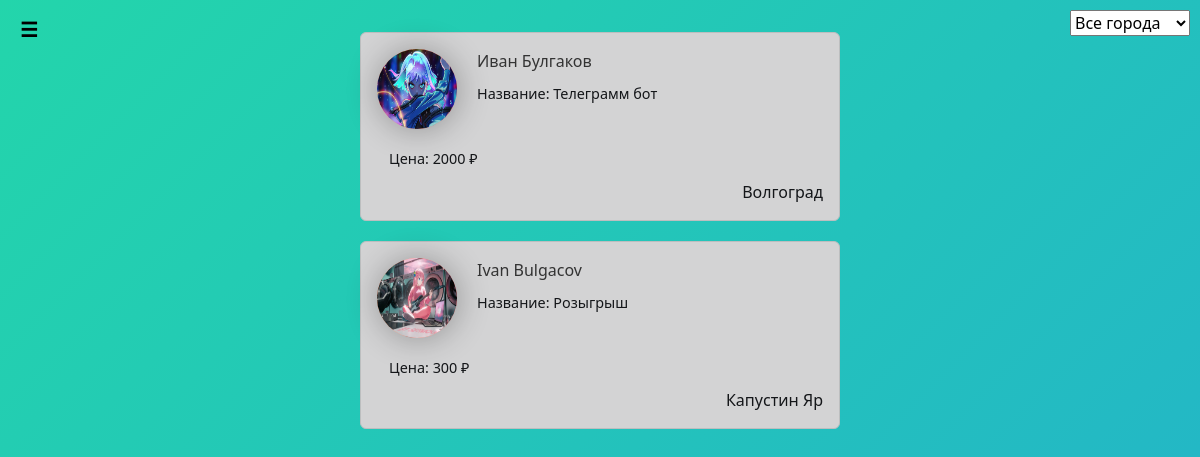
The page /tasks/ on the database as committed earlier.
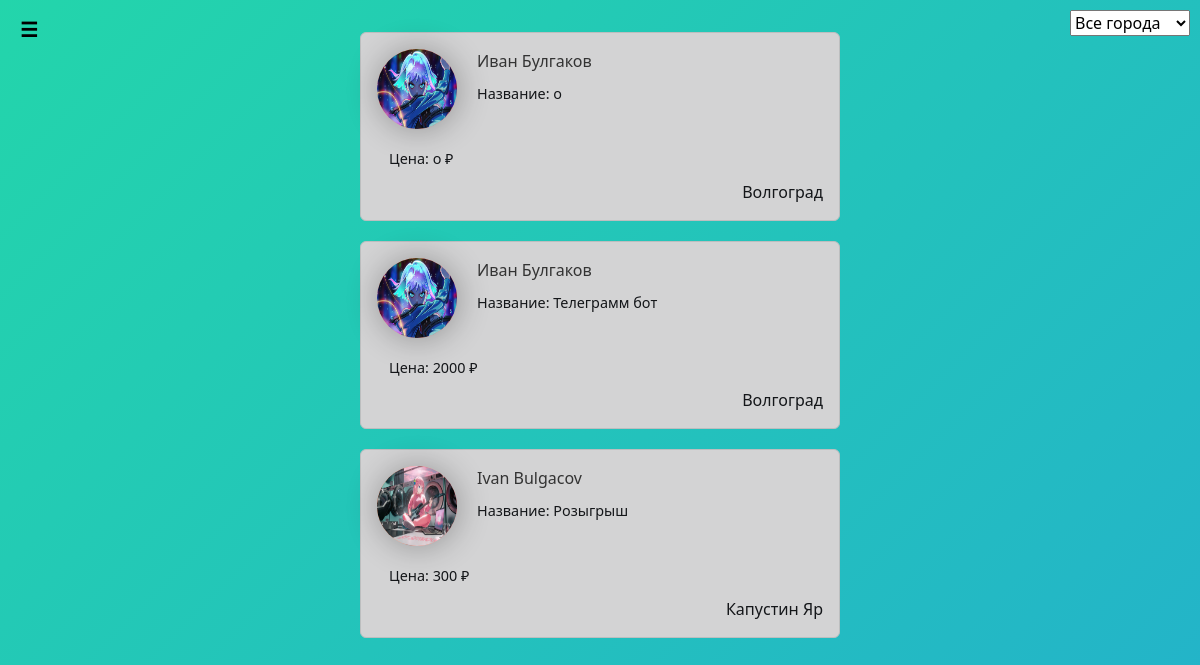
The same page on the database as committed later.
### tasks_app_user/models.py (models this page shows, shortened)
class Articles(models.Model):
    title = models.CharField("Название Задания", max_length=35)
    anons = models.CharField("О задании", max_length=25)
    phope = models.CharField('Телефон для связи с вами', max_length=11)
    prise = models.CharField('Цена', max_length=15)
    full_text = models.TextField("Задания")
    data = models.DateTimeField(auto_now_add=True)
    user_name = models.CharField("User_name", max_length=15, )
    author = models.ForeignKey(User, on_delete=models.CASCADE, null=True)  # Внешний ключ к пользователю
    category = models.ForeignKey(Category, on_delete=models.SET_NULL, null=True)
    class Meta:
        verbose_name = "Задания"
        verbose_name_plural = "Задании"

class Profile(models.Model):
    user = models.OneToOneField(User, null=True, blank=True, on_delete=models.CASCADE)
    first_name = models.CharField(max_length=100)
    last_name = models.CharField(max_length=100)
    email = models.EmailField()
    telegram_url = models.URLField(blank=True, null=True)
    youtube_url = models.URLField(blank=True, null=True)
    vk_url = models.URLField(blank=True, null=True)
    profile_picture = models.ImageField("Изображения", default="profile_pictures/default_profile_picture.jpg",
                                        null=True,
                                        blank=True, upload_to='media/profile_pictures')
    city = models.CharField(max_length=100)

### tasks_app_user/views.py (the view)
# urls.py: path('', views.tasks_home, name='tasks_home'),
def tasks_home(request):
    category = request.GET.get('category')  # Получаем категорию из параметра запроса
    unique_cities = Profile.objects.values_list('city', flat=True).distinct()
    if category:
        tasks_all = Articles.objects.filter(category__name=category).order_by('-data')
    else:
        tasks_all = Articles.objects.order_by('-data')
    unique_cities = [city for city in unique_cities if city is not None]
    categories = Category.objects.all()
    context = {
        'tasks_all': tasks_all,
        'unique_cities': unique_cities,
        'categories': categories,
    }
    return render(request, 'tasks_app_user/tasks_home.html', context)

### tasks_app_user/templates/tasks_app_user/tasks_home.html (shortened to what this page needs)
{% extends 'tasks_app/layout.html' %}
{% block content %}
<div class="features">
    <form method="GET">
        <div>
            <select id="city_filter" name="city" onchange="filterTasks(this.value)" style="position: absolute; top: 10px; right: 10px;">
                <option value="">Все города</option>
            </select>
        </div>
    </form>
    <div id="tasks-container">
        {% if tasks_all %}
            {% for el in tasks_all %}
                <div class="alert alert-dark" onclick="window.location.href='{% url 'details_tasks' el.id %}'" style="cursor: pointer;">
                <div class="img_pod">
                    <a href="{% url 'user_profile' el.user_name %}">
                        <img class="profile-pic" src="{{ el.author.profile.profile_picture.url }}" alt="Profile Picture">
                    </a>
                </div>
                <a href="{% url 'user_profile' el.user_name %}">{{ el.author.profile.first_name }} {{ el.author.profile.last_name }}</a>
                <h3>Название: {{ el.title }}</h3><br>
                <h4>Цена: {{ el.prise }} ₽</h4>
                <div class="city" align="right">{{ el.author.profile.city }}</div>
             </div>
            {% endfor %}
        {% endif %}
    </div>
</div>
{% endblock %}

### tasks_app/templates/tasks_app/layout.html (shortened to what this page needs)
{% load static %}
<html lang="en">
<head>
    <link rel="stylesheet" href="https://cdn.jsdelivr.net/npm/bootstrap@5.2.3/dist/css/bootstrap.min.css">
    <link rel="stylesheet" href="{% static 'tasks_app/css/tasks_app.css' %}">
</head>
<body>
<div style="float: left;">
    <label class="side-button-1" for="side-checkbox">
        <div class="side-b side-open">☰</div>
    </label>
</div>
    <main>
        {% block content %}
        {% endblock %}
    </main>
</body>
</html>

### tasks_app/static/tasks_app/css/tasks_app.css (style rules this page uses)
html, body { width: 100%; height:100%; }
body { background: linear-gradient(-45deg, #ee7752, #e73c7e, #23a6d5, #23d5ab); background-size: 400% 400%; animation: gradient 15s ease infinite; }
body { background-color: var(--var-bgcolor); color: var(--var-fontcolor); }
:root { --var-bgcolor: #fff; --var-fontcolor: #000; }
.features { padding: 1em; padding: 1em; width: 70%; margin: auto; text-align: center; box-sizing: content-box; }
.side-button-1 { display: inline-block; }
.side-button-1 .side-b { margin: 10px; text-decoration: none; position: relative; font-size: 20px; line-height: 20px; padding: 10px 10px; color: black; font-weight: bold; text-transform: uppercase; font-family: 'Roboto', Тahoma, sans-serif; cursor: pointer; }
.side-button-1 .side-b:after, .side-button-1 .side-b:before { position: absolute; height: 4px; left: 50%; bottom: -6px; content: ""; transition: all 280ms ease-in-out; width: 0; }
.side-button-1 .side-open:after, .side-button-1 .side-open:before { background: black; }
.side-button-1 .side-b:before { top: -6px; }

### tasks_app_user/templates/tasks_app_user/tasks_home.html (style rules this page uses)
.features { padding: 1em; width: 40%; margin: auto; border-radius: 10px; text-align: left; box-sizing: content-box; }
.img_pod { float: left; margin-right: 20px; width: 80px; height: 80px; background: linear-gradient(90deg, #ff9966, #ff5e62); border-radius: 50%; box-shadow: 1px 1px 2rem rgba(0, 0, 0, 0.3); }
.profile-pic { width: 100%; height: 100%; border-radius: 50%; }
h3, h4, p { font-size: 0.9rem; margin: 12px; }
a { text-decoration: none; color: #333; }
.alert { margin-bottom: 20px; }

Rows that differ between the two databases and show on the page:
added Articles: author.profile.profile_picture (picture), author.profile.first_name "Иван", author.profile.last_name "Булгаков", title "о", prise "о", author.profile.city "Волгоград"
